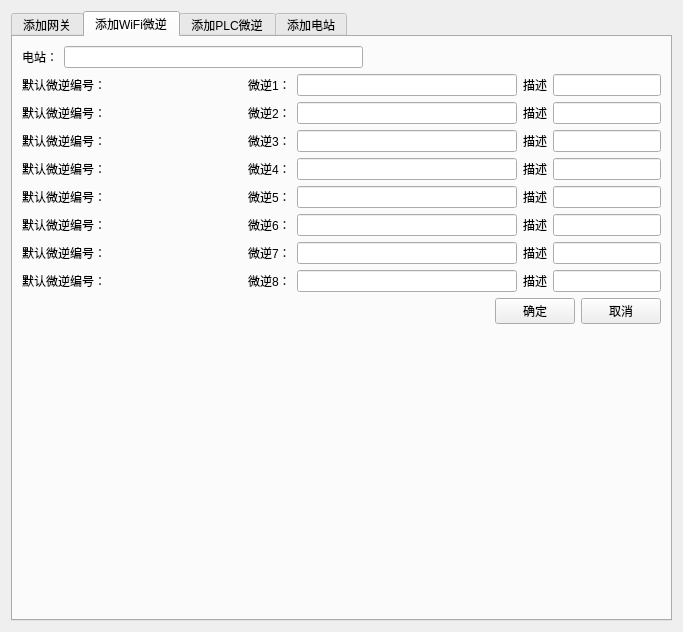
<?xml version="1.0" encoding="UTF-8"?>
<ui version="4.0">
 <class>add_device_dlg</class>
 <widget class="QDialog" name="add_device_dlg">
  <property name="geometry">
   <rect>
    <x>0</x>
    <y>0</y>
    <width>683</width>
    <height>632</height>
   </rect>
  </property>
  <property name="windowTitle">
   <string>Dialog</string>
  </property>
  <layout class="QVBoxLayout" name="verticalLayout_3">
   <item>
    <widget class="QTabWidget" name="tabWidget">
     <property name="currentIndex">
      <number>1</number>
     </property>
     <widget class="QWidget" name="add_emu_tab">
      <attribute name="title">
       <string>添加网关</string>
      </attribute>
      <layout class="QVBoxLayout" name="verticalLayout">
       <item>
        <layout class="QGridLayout" name="gridLayout_2">
         <item row="8" column="1">
          <widget class="QLineEdit" name="emu8_edt">
           <property name="maxLength">
            <number>8</number>
           </property>
          </widget>
         </item>
         <item row="2" column="2">
          <widget class="QLabel" name="label_38">
           <property name="text">
            <string>描述</string>
           </property>
          </widget>
         </item>
         <item row="8" column="2">
          <widget class="QLabel" name="label_44">
           <property name="text">
            <string>描述</string>
           </property>
          </widget>
         </item>
         <item row="3" column="1">
          <widget class="QLineEdit" name="emu3_edt">
           <property name="maxLength">
            <number>8</number>
           </property>
          </widget>
         </item>
         <item row="2" column="0">
          <widget class="QLabel" name="label_3">
           <property name="text">
            <string>网关2</string>
           </property>
           <property name="alignment">
            <set>Qt::AlignCenter</set>
           </property>
          </widget>
         </item>
         <item row="3" column="0">
          <widget class="QLabel" name="label_4">
           <property name="text">
            <string>网关3</string>
           </property>
           <property name="alignment">
            <set>Qt::AlignCenter</set>
           </property>
          </widget>
         </item>
         <item row="8" column="0">
          <widget class="QLabel" name="label_9">
           <property name="text">
            <string>网关8</string>
           </property>
           <property name="alignment">
            <set>Qt::AlignCenter</set>
           </property>
          </widget>
         </item>
         <item row="6" column="1">
          <widget class="QLineEdit" name="emu6_edt">
           <property name="maxLength">
            <number>8</number>
           </property>
          </widget>
         </item>
         <item row="6" column="0">
          <widget class="QLabel" name="label_7">
           <property name="text">
            <string>网关6</string>
           </property>
           <property name="alignment">
            <set>Qt::AlignCenter</set>
           </property>
          </widget>
         </item>
         <item row="1" column="1">
          <widget class="QLineEdit" name="emu1_edt">
           <property name="maxLength">
            <number>8</number>
           </property>
          </widget>
         </item>
         <item row="7" column="1">
          <widget class="QLineEdit" name="emu7_edt">
           <property name="maxLength">
            <number>8</number>
           </property>
          </widget>
         </item>
         <item row="7" column="2">
          <widget class="QLabel" name="label_43">
           <property name="text">
            <string>描述</string>
           </property>
          </widget>
         </item>
         <item row="4" column="0">
          <widget class="QLabel" name="label_5">
           <property name="text">
            <string>网关4</string>
           </property>
           <property name="alignment">
            <set>Qt::AlignCenter</set>
           </property>
          </widget>
         </item>
         <item row="0" column="0">
          <widget class="QLabel" name="label">
           <property name="text">
            <string>电站：</string>
           </property>
           <property name="alignment">
            <set>Qt::AlignCenter</set>
           </property>
          </widget>
         </item>
         <item row="1" column="2">
          <widget class="QLabel" name="label_37">
           <property name="text">
            <string>描述</string>
           </property>
          </widget>
         </item>
         <item row="3" column="2">
          <widget class="QLabel" name="label_39">
           <property name="text">
            <string>描述</string>
           </property>
          </widget>
         </item>
         <item row="1" column="0">
          <widget class="QLabel" name="label_2">
           <property name="text">
            <string>网关1</string>
           </property>
           <property name="alignment">
            <set>Qt::AlignCenter</set>
           </property>
          </widget>
         </item>
         <item row="5" column="0">
          <widget class="QLabel" name="label_6">
           <property name="text">
            <string>网关5</string>
           </property>
           <property name="alignment">
            <set>Qt::AlignCenter</set>
           </property>
          </widget>
         </item>
         <item row="4" column="1">
          <widget class="QLineEdit" name="emu4_edt">
           <property name="maxLength">
            <number>8</number>
           </property>
          </widget>
         </item>
         <item row="4" column="2">
          <widget class="QLabel" name="label_40">
           <property name="text">
            <string>描述</string>
           </property>
          </widget>
         </item>
         <item row="7" column="0">
          <widget class="QLabel" name="label_8">
           <property name="text">
            <string>网关7</string>
           </property>
           <property name="alignment">
            <set>Qt::AlignCenter</set>
           </property>
          </widget>
         </item>
         <item row="5" column="2">
          <widget class="QLabel" name="label_41">
           <property name="text">
            <string>描述</string>
           </property>
          </widget>
         </item>
         <item row="6" column="2">
          <widget class="QLabel" name="label_42">
           <property name="text">
            <string>描述</string>
           </property>
          </widget>
         </item>
         <item row="2" column="1">
          <widget class="QLineEdit" name="emu2_edt">
           <property name="maxLength">
            <number>8</number>
           </property>
          </widget>
         </item>
         <item row="0" column="1">
          <widget class="QLineEdit" name="station_edt"/>
         </item>
         <item row="5" column="1">
          <widget class="QLineEdit" name="emu5_edt">
           <property name="maxLength">
            <number>8</number>
           </property>
          </widget>
         </item>
         <item row="1" column="3">
          <widget class="QLineEdit" name="desc_emu1_edt"/>
         </item>
         <item row="2" column="3">
          <widget class="QLineEdit" name="desc_emu2_edt"/>
         </item>
         <item row="3" column="3">
          <widget class="QLineEdit" name="desc_emu3_edt"/>
         </item>
         <item row="4" column="3">
          <widget class="QLineEdit" name="desc_emu4_edt"/>
         </item>
         <item row="5" column="3">
          <widget class="QLineEdit" name="desc_emu5_edt"/>
         </item>
         <item row="6" column="3">
          <widget class="QLineEdit" name="desc_emu6_edt"/>
         </item>
         <item row="7" column="3">
          <widget class="QLineEdit" name="desc_emu7_edt"/>
         </item>
         <item row="8" column="3">
          <widget class="QLineEdit" name="desc_emu8_edt"/>
         </item>
        </layout>
       </item>
       <item>
        <layout class="QHBoxLayout" name="horizontalLayout">
         <item>
          <spacer name="horizontalSpacer">
           <property name="orientation">
            <enum>Qt::Horizontal</enum>
           </property>
           <property name="sizeHint" stdset="0">
            <size>
             <width>40</width>
             <height>20</height>
            </size>
           </property>
          </spacer>
         </item>
         <item>
          <widget class="QPushButton" name="add_emu_ok_pb">
           <property name="text">
            <string>确定</string>
           </property>
          </widget>
         </item>
         <item>
          <widget class="QPushButton" name="add_emu_cancel_pb">
           <property name="text">
            <string>取消</string>
           </property>
          </widget>
         </item>
        </layout>
       </item>
       <item>
        <spacer name="verticalSpacer">
         <property name="orientation">
          <enum>Qt::Vertical</enum>
         </property>
         <property name="sizeHint" stdset="0">
          <size>
           <width>20</width>
           <height>40</height>
          </size>
         </property>
        </spacer>
       </item>
      </layout>
     </widget>
     <widget class="QWidget" name="add_wifi_mi_tab">
      <attribute name="title">
       <string>添加WiFi微逆</string>
      </attribute>
      <layout class="QVBoxLayout" name="verticalLayout_4">
       <item>
        <layout class="QHBoxLayout" name="horizontalLayout_2">
         <item>
          <widget class="QLabel" name="label_10">
           <property name="text">
            <string>电站：</string>
           </property>
          </widget>
         </item>
         <item>
          <widget class="QLineEdit" name="wifi_station_edt"/>
         </item>
         <item>
          <spacer name="horizontalSpacer_2">
           <property name="orientation">
            <enum>Qt::Horizontal</enum>
           </property>
           <property name="sizeHint" stdset="0">
            <size>
             <width>40</width>
             <height>20</height>
            </size>
           </property>
          </spacer>
         </item>
        </layout>
       </item>
       <item>
        <layout class="QGridLayout" name="gridLayout_3" columnstretch="5,1,5,0,0">
         <item row="4" column="2">
          <widget class="QLineEdit" name="wifi_mi5_edt">
           <property name="maxLength">
            <number>8</number>
           </property>
          </widget>
         </item>
         <item row="0" column="2">
          <widget class="QLineEdit" name="wifi_mi1_edt">
           <property name="maxLength">
            <number>8</number>
           </property>
          </widget>
         </item>
         <item row="0" column="4">
          <widget class="QLineEdit" name="desc_wifimi1_edt"/>
         </item>
         <item row="3" column="2">
          <widget class="QLineEdit" name="wifi_mi4_edt">
           <property name="maxLength">
            <number>8</number>
           </property>
          </widget>
         </item>
         <item row="7" column="0">
          <widget class="QLabel" name="g_mi8_lb">
           <property name="text">
            <string>默认微逆编号：</string>
           </property>
          </widget>
         </item>
         <item row="5" column="0">
          <widget class="QLabel" name="g_mi6_lb">
           <property name="text">
            <string>默认微逆编号：</string>
           </property>
          </widget>
         </item>
         <item row="1" column="0">
          <widget class="QLabel" name="g_mi2_lb">
           <property name="text">
            <string>默认微逆编号：</string>
           </property>
          </widget>
         </item>
         <item row="3" column="0">
          <widget class="QLabel" name="g_mi4_lb">
           <property name="text">
            <string>默认微逆编号：</string>
           </property>
          </widget>
         </item>
         <item row="2" column="2">
          <widget class="QLineEdit" name="wifi_mi3_edt">
           <property name="maxLength">
            <number>8</number>
           </property>
          </widget>
         </item>
         <item row="5" column="1">
          <widget class="QLabel" name="label_24">
           <property name="text">
            <string>微逆6：</string>
           </property>
          </widget>
         </item>
         <item row="0" column="0">
          <widget class="QLabel" name="g_mi1_lb">
           <property name="text">
            <string>默认微逆编号：</string>
           </property>
          </widget>
         </item>
         <item row="5" column="2">
          <widget class="QLineEdit" name="wifi_mi6_edt">
           <property name="maxLength">
            <number>8</number>
           </property>
          </widget>
         </item>
         <item row="6" column="2">
          <widget class="QLineEdit" name="wifi_mi7_edt">
           <property name="maxLength">
            <number>8</number>
           </property>
          </widget>
         </item>
         <item row="4" column="0">
          <widget class="QLabel" name="g_mi5_lb">
           <property name="text">
            <string>默认微逆编号：</string>
           </property>
          </widget>
         </item>
         <item row="3" column="1">
          <widget class="QLabel" name="label_22">
           <property name="text">
            <string>微逆4：</string>
           </property>
          </widget>
         </item>
         <item row="1" column="1">
          <widget class="QLabel" name="label_20">
           <property name="text">
            <string>微逆2：</string>
           </property>
          </widget>
         </item>
         <item row="2" column="0">
          <widget class="QLabel" name="g_mi3_lb">
           <property name="text">
            <string>默认微逆编号：</string>
           </property>
          </widget>
         </item>
         <item row="7" column="1">
          <widget class="QLabel" name="label_26">
           <property name="text">
            <string>微逆8：</string>
           </property>
          </widget>
         </item>
         <item row="0" column="1">
          <widget class="QLabel" name="label_19">
           <property name="text">
            <string>微逆1：</string>
           </property>
          </widget>
         </item>
         <item row="2" column="1">
          <widget class="QLabel" name="label_21">
           <property name="text">
            <string>微逆3：</string>
           </property>
          </widget>
         </item>
         <item row="6" column="1">
          <widget class="QLabel" name="label_25">
           <property name="text">
            <string>微逆7：</string>
           </property>
          </widget>
         </item>
         <item row="4" column="1">
          <widget class="QLabel" name="label_23">
           <property name="text">
            <string>微逆5：</string>
           </property>
          </widget>
         </item>
         <item row="1" column="2">
          <widget class="QLineEdit" name="wifi_mi2_edt">
           <property name="maxLength">
            <number>8</number>
           </property>
          </widget>
         </item>
         <item row="6" column="0">
          <widget class="QLabel" name="g_mi7_lb">
           <property name="text">
            <string>默认微逆编号：</string>
           </property>
          </widget>
         </item>
         <item row="7" column="2">
          <widget class="QLineEdit" name="wifi_mi8_edt">
           <property name="maxLength">
            <number>8</number>
           </property>
          </widget>
         </item>
         <item row="0" column="3">
          <widget class="QLabel" name="label_53">
           <property name="text">
            <string>描述</string>
           </property>
          </widget>
         </item>
         <item row="1" column="3">
          <widget class="QLabel" name="label_54">
           <property name="text">
            <string>描述</string>
           </property>
          </widget>
         </item>
         <item row="2" column="3">
          <widget class="QLabel" name="label_55">
           <property name="text">
            <string>描述</string>
           </property>
          </widget>
         </item>
         <item row="3" column="3">
          <widget class="QLabel" name="label_56">
           <property name="text">
            <string>描述</string>
           </property>
          </widget>
         </item>
         <item row="4" column="3">
          <widget class="QLabel" name="label_57">
           <property name="text">
            <string>描述</string>
           </property>
          </widget>
         </item>
         <item row="5" column="3">
          <widget class="QLabel" name="label_58">
           <property name="text">
            <string>描述</string>
           </property>
          </widget>
         </item>
         <item row="6" column="3">
          <widget class="QLabel" name="label_59">
           <property name="text">
            <string>描述</string>
           </property>
          </widget>
         </item>
         <item row="7" column="3">
          <widget class="QLabel" name="label_60">
           <property name="text">
            <string>描述</string>
           </property>
          </widget>
         </item>
         <item row="1" column="4">
          <widget class="QLineEdit" name="desc_wifimi2_edt"/>
         </item>
         <item row="2" column="4">
          <widget class="QLineEdit" name="desc_wifimi3_edt"/>
         </item>
         <item row="3" column="4">
          <widget class="QLineEdit" name="desc_wifimi4_edt"/>
         </item>
         <item row="4" column="4">
          <widget class="QLineEdit" name="desc_wifimi5_edt"/>
         </item>
         <item row="5" column="4">
          <widget class="QLineEdit" name="desc_wifimi6_edt"/>
         </item>
         <item row="6" column="4">
          <widget class="QLineEdit" name="desc_wifimi7_edt"/>
         </item>
         <item row="7" column="4">
          <widget class="QLineEdit" name="desc_wifimi8_edt"/>
         </item>
        </layout>
       </item>
       <item>
        <layout class="QHBoxLayout" name="horizontalLayout_3">
         <item>
          <spacer name="horizontalSpacer_3">
           <property name="orientation">
            <enum>Qt::Horizontal</enum>
           </property>
           <property name="sizeHint" stdset="0">
            <size>
             <width>40</width>
             <height>20</height>
            </size>
           </property>
          </spacer>
         </item>
         <item>
          <widget class="QPushButton" name="wifi_ok_pb">
           <property name="text">
            <string>确定</string>
           </property>
          </widget>
         </item>
         <item>
          <widget class="QPushButton" name="wifi_cancel_pb">
           <property name="text">
            <string>取消</string>
           </property>
          </widget>
         </item>
        </layout>
       </item>
       <item>
        <spacer name="verticalSpacer_3">
         <property name="orientation">
          <enum>Qt::Vertical</enum>
         </property>
         <property name="sizeHint" stdset="0">
          <size>
           <width>20</width>
           <height>223</height>
          </size>
         </property>
        </spacer>
       </item>
      </layout>
     </widget>
     <widget class="QWidget" name="add_plc_mi_tab">
      <attribute name="title">
       <string>添加PLC微逆</string>
      </attribute>
      <layout class="QVBoxLayout" name="verticalLayout_2">
       <item>
        <layout class="QHBoxLayout" name="horizontalLayout_4">
         <item>
          <widget class="QLabel" name="label_27">
           <property name="text">
            <string>电站：</string>
           </property>
          </widget>
         </item>
         <item>
          <widget class="QLineEdit" name="plc_station_edt"/>
         </item>
         <item>
          <widget class="QLabel" name="label_28">
           <property name="text">
            <string>网关：</string>
           </property>
          </widget>
         </item>
         <item>
          <widget class="QLineEdit" name="plc_emu_edt"/>
         </item>
        </layout>
       </item>
       <item>
        <layout class="QGridLayout" name="gridLayout_4">
         <item row="1" column="2">
          <widget class="QLabel" name="label_45">
           <property name="text">
            <string>描述</string>
           </property>
          </widget>
         </item>
         <item row="5" column="1">
          <widget class="QLineEdit" name="plc_mi6_edt">
           <property name="maxLength">
            <number>8</number>
           </property>
          </widget>
         </item>
         <item row="1" column="1">
          <widget class="QLineEdit" name="plc_mi2_edt">
           <property name="maxLength">
            <number>8</number>
           </property>
          </widget>
         </item>
         <item row="0" column="2">
          <widget class="QLabel" name="label_46">
           <property name="text">
            <string>描述</string>
           </property>
          </widget>
         </item>
         <item row="2" column="0">
          <widget class="QLabel" name="label_31">
           <property name="text">
            <string>微逆3：</string>
           </property>
          </widget>
         </item>
         <item row="3" column="0">
          <widget class="QLabel" name="label_32">
           <property name="text">
            <string>微逆4：</string>
           </property>
          </widget>
         </item>
         <item row="6" column="0">
          <widget class="QLabel" name="label_35">
           <property name="text">
            <string>微逆7：</string>
           </property>
          </widget>
         </item>
         <item row="4" column="1">
          <widget class="QLineEdit" name="plc_mi5_edt">
           <property name="maxLength">
            <number>8</number>
           </property>
          </widget>
         </item>
         <item row="1" column="0">
          <widget class="QLabel" name="label_30">
           <property name="text">
            <string>微逆2：</string>
           </property>
          </widget>
         </item>
         <item row="3" column="2">
          <widget class="QLabel" name="label_48">
           <property name="text">
            <string>描述</string>
           </property>
          </widget>
         </item>
         <item row="5" column="0">
          <widget class="QLabel" name="label_34">
           <property name="text">
            <string>微逆6：</string>
           </property>
          </widget>
         </item>
         <item row="4" column="2">
          <widget class="QLabel" name="label_49">
           <property name="text">
            <string>描述</string>
           </property>
          </widget>
         </item>
         <item row="0" column="0">
          <widget class="QLabel" name="label_29">
           <property name="text">
            <string>微逆1：</string>
           </property>
          </widget>
         </item>
         <item row="4" column="0">
          <widget class="QLabel" name="label_33">
           <property name="text">
            <string>微逆5：</string>
           </property>
          </widget>
         </item>
         <item row="7" column="0">
          <widget class="QLabel" name="label_36">
           <property name="text">
            <string>微逆8：</string>
           </property>
          </widget>
         </item>
         <item row="3" column="1">
          <widget class="QLineEdit" name="plc_mi4_edt">
           <property name="maxLength">
            <number>8</number>
           </property>
          </widget>
         </item>
         <item row="7" column="2">
          <widget class="QLabel" name="label_52">
           <property name="text">
            <string>描述</string>
           </property>
          </widget>
         </item>
         <item row="2" column="2">
          <widget class="QLabel" name="label_47">
           <property name="text">
            <string>描述</string>
           </property>
          </widget>
         </item>
         <item row="5" column="2">
          <widget class="QLabel" name="label_50">
           <property name="text">
            <string>描述</string>
           </property>
          </widget>
         </item>
         <item row="2" column="1">
          <widget class="QLineEdit" name="plc_mi3_edt">
           <property name="maxLength">
            <number>8</number>
           </property>
          </widget>
         </item>
         <item row="0" column="1">
          <widget class="QLineEdit" name="plc_mi1_edt">
           <property name="maxLength">
            <number>8</number>
           </property>
          </widget>
         </item>
         <item row="6" column="1">
          <widget class="QLineEdit" name="plc_mi7_edt">
           <property name="maxLength">
            <number>8</number>
           </property>
          </widget>
         </item>
         <item row="7" column="1">
          <widget class="QLineEdit" name="plc_mi8_edt">
           <property name="maxLength">
            <number>8</number>
           </property>
          </widget>
         </item>
         <item row="6" column="2">
          <widget class="QLabel" name="label_51">
           <property name="text">
            <string>描述</string>
           </property>
          </widget>
         </item>
         <item row="1" column="3">
          <widget class="QLineEdit" name="desc_plcmi2_edt"/>
         </item>
         <item row="0" column="3">
          <widget class="QLineEdit" name="desc_plcmi1_edt"/>
         </item>
         <item row="2" column="3">
          <widget class="QLineEdit" name="desc_plcmi3_edt"/>
         </item>
         <item row="3" column="3">
          <widget class="QLineEdit" name="desc_plcmi4_edt"/>
         </item>
         <item row="4" column="3">
          <widget class="QLineEdit" name="desc_plcmi5_edt"/>
         </item>
         <item row="5" column="3">
          <widget class="QLineEdit" name="desc_plcmi6_edt"/>
         </item>
         <item row="6" column="3">
          <widget class="QLineEdit" name="desc_plcmi7_edt"/>
         </item>
         <item row="7" column="3">
          <widget class="QLineEdit" name="desc_plcmi8_edt"/>
         </item>
        </layout>
       </item>
       <item>
        <layout class="QHBoxLayout" name="horizontalLayout_5">
         <item>
          <spacer name="horizontalSpacer_4">
           <property name="orientation">
            <enum>Qt::Horizontal</enum>
           </property>
           <property name="sizeHint" stdset="0">
            <size>
             <width>40</width>
             <height>20</height>
            </size>
           </property>
          </spacer>
         </item>
         <item>
          <widget class="QPushButton" name="plc_ok_pb">
           <property name="text">
            <string>确定</string>
           </property>
          </widget>
         </item>
         <item>
          <widget class="QPushButton" name="plc_cancel_pb">
           <property name="text">
            <string>取消</string>
           </property>
          </widget>
         </item>
        </layout>
       </item>
       <item>
        <spacer name="verticalSpacer_2">
         <property name="orientation">
          <enum>Qt::Vertical</enum>
         </property>
         <property name="sizeHint" stdset="0">
          <size>
           <width>20</width>
           <height>223</height>
          </size>
         </property>
        </spacer>
       </item>
      </layout>
     </widget>
     <widget class="QWidget" name="add_station_tab">
      <attribute name="title">
       <string>添加电站</string>
      </attribute>
      <layout class="QVBoxLayout" name="verticalLayout_5">
       <item>
        <spacer name="verticalSpacer_5">
         <property name="orientation">
          <enum>Qt::Vertical</enum>
         </property>
         <property name="sizeHint" stdset="0">
          <size>
           <width>20</width>
           <height>124</height>
          </size>
         </property>
        </spacer>
       </item>
       <item>
        <layout class="QGridLayout" name="gridLayout">
         <item row="1" column="0">
          <widget class="QLabel" name="label_12">
           <property name="text">
            <string>电站2</string>
           </property>
          </widget>
         </item>
         <item row="5" column="0">
          <widget class="QLabel" name="label_16">
           <property name="text">
            <string>电站6</string>
           </property>
          </widget>
         </item>
         <item row="3" column="0">
          <widget class="QLabel" name="label_14">
           <property name="text">
            <string>电站4</string>
           </property>
          </widget>
         </item>
         <item row="6" column="0">
          <widget class="QLabel" name="label_17">
           <property name="text">
            <string>电站7</string>
           </property>
          </widget>
         </item>
         <item row="2" column="0">
          <widget class="QLabel" name="label_13">
           <property name="text">
            <string>电站3</string>
           </property>
          </widget>
         </item>
         <item row="0" column="0">
          <widget class="QLabel" name="label_11">
           <property name="text">
            <string>电站1</string>
           </property>
          </widget>
         </item>
         <item row="7" column="0">
          <widget class="QLabel" name="label_18">
           <property name="text">
            <string>电站8</string>
           </property>
          </widget>
         </item>
         <item row="4" column="0">
          <widget class="QLabel" name="label_15">
           <property name="text">
            <string>电站5</string>
           </property>
          </widget>
         </item>
         <item row="0" column="1">
          <widget class="QLineEdit" name="station1_edt"/>
         </item>
         <item row="1" column="1">
          <widget class="QLineEdit" name="station2_edt"/>
         </item>
         <item row="2" column="1">
          <widget class="QLineEdit" name="station3_edt"/>
         </item>
         <item row="3" column="1">
          <widget class="QLineEdit" name="station4_edt"/>
         </item>
         <item row="4" column="1">
          <widget class="QLineEdit" name="station5_edt"/>
         </item>
         <item row="5" column="1">
          <widget class="QLineEdit" name="station6_edt"/>
         </item>
         <item row="6" column="1">
          <widget class="QLineEdit" name="station7_edt"/>
         </item>
         <item row="7" column="1">
          <widget class="QLineEdit" name="station8_edt"/>
         </item>
        </layout>
       </item>
       <item>
        <layout class="QHBoxLayout" name="horizontalLayout_6">
         <item>
          <spacer name="horizontalSpacer_5">
           <property name="orientation">
            <enum>Qt::Horizontal</enum>
           </property>
           <property name="sizeHint" stdset="0">
            <size>
             <width>40</width>
             <height>20</height>
            </size>
           </property>
          </spacer>
         </item>
         <item>
          <widget class="QPushButton" name="station_ok_pb">
           <property name="text">
            <string>确定</string>
           </property>
          </widget>
         </item>
         <item>
          <widget class="QPushButton" name="station_cancel_pb">
           <property name="text">
            <string>取消</string>
           </property>
          </widget>
         </item>
        </layout>
       </item>
       <item>
        <spacer name="verticalSpacer_4">
         <property name="orientation">
          <enum>Qt::Vertical</enum>
         </property>
         <property name="sizeHint" stdset="0">
          <size>
           <width>20</width>
           <height>123</height>
          </size>
         </property>
        </spacer>
       </item>
      </layout>
     </widget>
    </widget>
   </item>
  </layout>
 </widget>
 <resources/>
 <connections/>
</ui>
